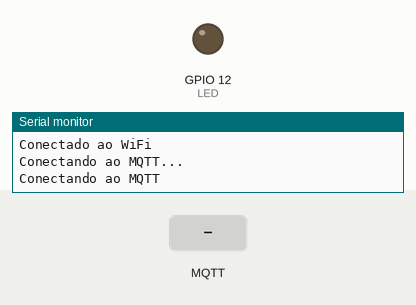
A sketch run on a simulated ESP32. Parts: output pins drawn as LEDs (lit = HIGH), the last lines printed to the serial monitor. Inputs (shaded band) come from the test bench. WiFi joins after 1.5 s; servers stay silent unless stated; no MQTT or app messages arrive unless stated.

Above: at 3.2 s.
3.3 s: MQTT message "ON" arrives on the first subscribed topic
At 3.8 s:
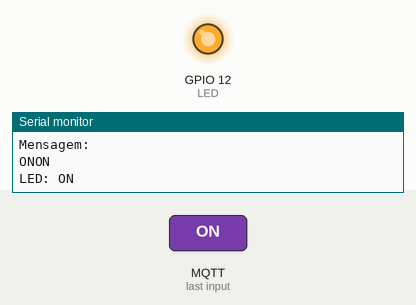
6.3 s: MQTT message "OFF" arrives on the first subscribed topic
At 7.4 s:
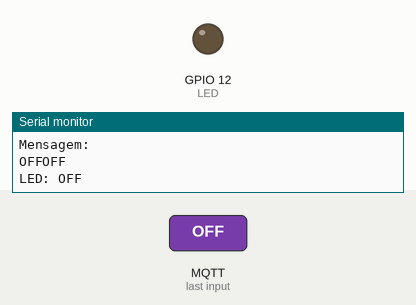
Timing chart, 0 to 9.3 s (numbered marks = the images above; inputs shaded):
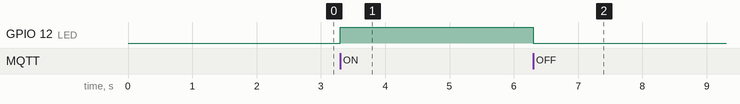

The sketch:

MQTT_Subscribe.ino
```cpp
#include <WiFi.h>
#include <PubSubClient.h>
#define LED 12

const char* ssid = "A71Bruno";
const char* password = "a71bruno";

const char* mqttServer = "test.mosquitto.org";
const int mqttPort = 1883;
const char* mqttUser = "";
const char* mqttPassword = "";

char payload[10];
WiFiClient espClient;
PubSubClient client(espClient);

void setup()
{
  pinMode(LED, OUTPUT);

  Serial.begin(9600);
  WiFi.begin(ssid, password);

  while (WiFi.status() != WL_CONNECTED)
  {
    delay(1000);
    Serial.println("Conectando ao WiFi...");
  }
  Serial.println("Conectado ao WiFi");

  client.setServer(mqttServer, mqttPort);
  client.setCallback(callback);

  while (!client.connected())
  {
    Serial.println("Conectando ao MQTT...");
    if (client.connect("userid"))
    {
      Serial.println("Conectando ao MQTT");
      client.subscribe("LED");
    }
    else
    {
      Serial.print("Falha de estado ");
      Serial.print(client.state());
      delay(2000);
    }
  }
}

void loop()
{
  client.loop();
}

void callback(String topic, byte* payload, unsigned int length)
{
  Serial.println();
  Serial.print("Mensagem recebida no tópico ");
  Serial.println(topic);
  Serial.println("Mensagem: ");
  String msg;

  if (topic == "LED")
  {
    for (int i = 0; i < length; i++)
    {
      Serial.print((char)payload[i]);
      msg += (char)payload[i];
    }
    Serial.println(msg);
    Serial.print("LED: ");
    if (msg == "ON")
    {
      digitalWrite(LED, HIGH);
      Serial.println("ON");
    }
    else if (msg == "OFF")
    {
      digitalWrite(LED, LOW);
      Serial.println("OFF");
    }
  }
  Serial.println();
  delay(10);
}
```

Measured:
- after the input at 3.3 s, GPIO 12 (LED): LOW → HIGH at once
- after the input at 6.3 s, GPIO 12 (LED): HIGH → LOW at once
